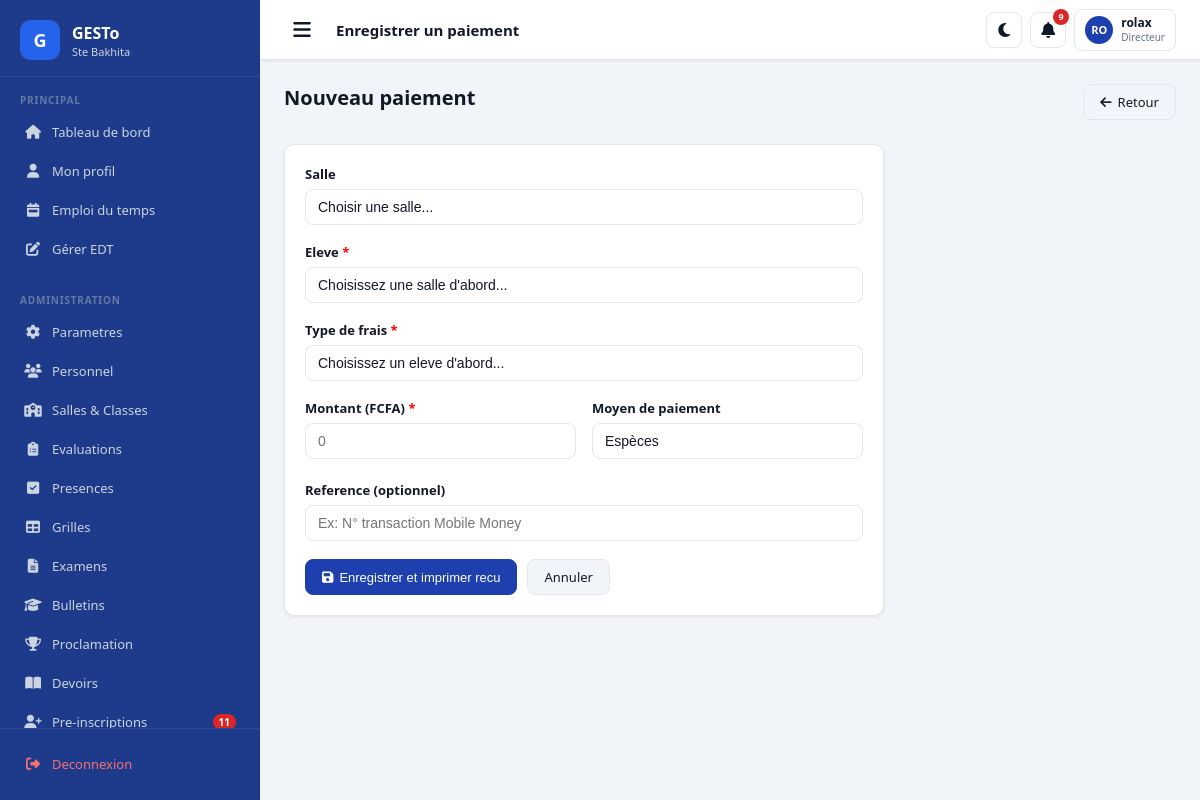
The app's page /finance/paiements/nouveau/ (signed in) with its own data.
### apps/authentication/models.py (models this page shows, shortened)
class CustomUser(AbstractUser):
    ROLES = [
        ('DIRECTEUR', 'Directeur'),
        ('CENSEUR', 'Censeur'),
        ('PROFESSEUR', 'Professeur'),
        ('COMPTABLE', 'Comptable'),
        ('SURVEILLANT', 'Surveillant'),
        ('SECRETAIRE', 'Secrétaire'),
        ('PARENT', 'Parent'),
        ('ELEVE', 'Élève'),
    ]
    role = models.CharField(max_length=20, choices=ROLES, default='ELEVE')
    telephone = models.CharField(max_length=20, blank=True)
    telephone_wa = models.CharField(max_length=20, blank=True,
        help_text="Numéro WhatsApp avec indicatif ex: +22890000000")
    wa_verifie = models.BooleanField(default=False)
    photo = models.ImageField(upload_to='photos/personnel/', null=True, blank=True)
    adresse = models.CharField(max_length=200, blank=True)
    specialite = models.CharField(max_length=100, blank=True)
    date_prise_service = models.DateField(null=True, blank=True)
    preferences_notifications = models.JSONField(default=dict, blank=True)
    created_at = models.DateTimeField(auto_now_add=True)
    class Meta:
        verbose_name = 'Utilisateur'
        verbose_name_plural = 'Utilisateurs'

### apps/finance/views.py (the view)
        def wrapper(request, *args, **kwargs):
            if not request.user.is_authenticated:
                return redirect('login')
            if not (request.user.is_superuser or request.user.role in roles):
                messages.error(request, "Acces refuse.")
                return redirect('dashboard')
            return view_func(request, *args, **kwargs)

### apps/academic/models.py (called while the page is built)
    @classmethod
    def active(cls):
        return cls.objects.filter(est_active=True).first()

    @classmethod
    def active(cls, annee=None):
        qs = cls.objects.filter(est_active=True)
        if annee:
            qs = qs.filter(annee=annee)
        return qs.first()

### apps/core/templatetags/extras.py (called while the page is built)
@register.filter
def initiales(user):
    try:
        f = (user.first_name or '')[:1].upper()
        l = (user.last_name or '')[:1].upper()
        return f"{f}{l}" or user.username[:2].upper()
    except Exception:
        return '??'

### apps/finance/views.py (called while the page is built, shortened)
def role_requis(*roles):
    def decorator(view_func):
        def wrapper(request, *args, **kwargs):
            if not request.user.is_authenticated:
                return redirect('login')
            if not (request.user.is_superuser or request.user.role in roles):
                messages.error(request, "Acces refuse.")
                return redirect('dashboard')
            return view_func(request, *args, **kwargs)
        wrapper.__name__ = view_func.__name__
        return wrapper
    return decorator

@login_required
@role_requis('DIRECTEUR', 'CENSEUR', 'COMPTABLE')
def nouveau_paiement(request):
    annee = AnneeScolaire.active()
    if not annee:
        messages.error(request, "Aucune annee active.")
        return redirect('dashboard_finance')
    salles = SalleClasse.objects.filter(
        annee=annee, est_active=True
    ).order_by('niveau__ordre', 'nom')
    return render(request, 'finance/nouveau_paiement.html', {
        'salles': salles,
        'moyens': Paiement.MOYENS,
        'annee': annee,
    })

### templates/finance/nouveau_paiement.html (shortened to what this page needs)
{% extends 'base.html' %}
{% block page_title %}Enregistrer un paiement{% endblock %}
{% block content %}
<div class="page-header">
  <div><h1>Nouveau paiement</h1></div>
  <a href="{% url 'dashboard_finance' %}" class="btn btn-secondary">
    <i class="fas fa-arrow-left"></i> Retour
  </a>
</div>
<div class="card" style="max-width:600px">
  <div class="card-body">
    <form method="post" id="form-paiement">
      <div class="form-group">
        <label class="form-label">Salle</label>
        <select class="form-control" id="select-salle"
                onchange="chargerEleves()">
          <option value="">Choisir une salle...</option>
        </select>
      </div>
      <div class="form-group">
        <label class="form-label">
          Eleve <span style="color:red">*</span>
        </label>
        <select name="eleve_id" class="form-control" id="select-eleve"
                required onchange="chargerFrais()">
          <option value="">Choisissez une salle d'abord...</option>
        </select>
      </div>
      <div class="form-group">
        <label class="form-label">
          Type de frais <span style="color:red">*</span>
        </label>
        <select name="frais_id" class="form-control" id="select-frais"
                required onchange="remplirMontant()">
          <option value="">Choisissez un eleve d'abord...</option>
        </select>
      </div>
      <div class="grid-2">
        <div class="form-group">
          <label class="form-label">
            Montant (FCFA) <span style="color:red">*</span>
          </label>
          <input type="number" name="montant" class="form-control"
                 id="montant-input" min="1" required
                 placeholder="0">
        </div>
        <div class="form-group">
          <label class="form-label">Moyen de paiement</label>
          <select name="moyen" class="form-control">
            {% for code, label in moyens %}
            <option value="{{ code }}">{{ label }}</option>
            {% endfor %}
          </select>
        </div>
      </div>
      <div class="form-group">
        <label class="form-label">
          Reference (optionnel)
        </label>
        <input type="text" name="reference" class="form-control"
               placeholder="Ex: N° transaction Mobile Money">
      </div>
      <div style="display:flex;gap:10px;margin-top:8px">
        <button type="submit" class="btn btn-primary">
          <i class="fas fa-save"></i> Enregistrer et imprimer recu
        </button>
        <a href="{% url 'dashboard_finance' %}" class="btn btn-secondary">
          Annuler
        </a>
      </div>
    </form>
  </div>
</div>
{% endblock %}

### templates/base.html (shortened to what this page needs)
{% load static %}
{% load extras %}
<!DOCTYPE html>
<html lang="fr" data-theme="light">
<head>
  <link rel="stylesheet" href="{% static 'css/main.css' %}">
  <link rel="stylesheet"
        href="https://cdnjs.cloudflare.com/ajax/libs/font-awesome/6.5.0/css/all.min.css">
</head>
<body data-session-remaining="{{ session_remaining }}">
<div class="layout">
  <aside class="sidebar" id="sidebar">
    <div class="sidebar-logo">
      <div class="logo-icon">G</div>
      <div class="logo-text">
        <h1>GESTo</h1>
        <p>Ste Bakhita</p>
      </div>
    </div>
    <div style="flex:1;overflow-y:auto">
      <div class="sidebar-section">
        <div class="sidebar-section-label">Principal</div>
        <a href="{% url 'dashboard' %}"
           class="nav-item {% if request.path == '/' %}active{% endif %}">
          <span class="nav-icon"><i class="fas fa-home"></i></span>
          <span>Tableau de bord</span>
        </a>
        <a href="/profil/"
           class="nav-item {% if '/profil/' in request.path %}active{% endif %}">
          <span class="nav-icon"><i class="fas fa-user"></i></span>
          <span>Mon profil</span>
        </a>
        <a href="{% url 'vue_edt' %}"
           class="nav-item {% if '/emploi-du-temps/' in request.path %}active{% endif %}">
          <span class="nav-icon"><i class="fas fa-calendar-week"></i></span>
          <span>Emploi du temps</span>
        </a>
        {% if request.user.role in 'DIRECTEUR CENSEUR' %}
        <a href="{% url 'gestion_edt' %}"
           class="nav-item {% if '/emploi-du-temps/gestion/' in request.path %}active{% endif %}">
          <span class="nav-icon"><i class="fas fa-edit"></i></span>
          <span>Gérer EDT</span>
        </a>
        {% endif %}
      </div>
      {% if request.user.role in 'DIRECTEUR CENSEUR' %}
      <div class="sidebar-section">
        <div class="sidebar-section-label">Administration</div>
        {% if request.user.role == 'DIRECTEUR' or request.user.role == 'CENSEUR' %}
        <a href="{% url 'parametres' %}"
           class="nav-item {% if '/parametres/' in request.path %}active{% endif %}">
          <span class="nav-icon"><i class="fas fa-cog"></i></span>
          <span>Parametres</span>
        </a>
        {% endif %}
        <a href="/personnel/"
           class="nav-item {% if '/personnel/' in request.path %}active{% endif %}">
          <span class="nav-icon"><i class="fas fa-users"></i></span>
          <span>Personnel</span>
        </a>
        <a href="/salles/"
           class="nav-item {% if '/salles/' in request.path %}active{% endif %}">
          <span class="nav-icon"><i class="fas fa-school"></i></span>
          <span>Salles & Classes</span>
        </a>
        <a href="{% url 'liste_evaluations' %}"
           class="nav-item {% if '/notes/' in request.path %}active{% endif %}">
          <span class="nav-icon"><i class="fas fa-clipboard-list"></i></span>
          <span>Evaluations</span>
        </a>
        <a href="{% url 'liste_seances' %}"
           class="nav-item {% if '/presences/' in request.path %}active{% endif %}">
          <span class="nav-icon"><i class="fas fa-check-square"></i></span>
          <span>Presences</span>
        </a>
        <a href="{% url 'liste_grilles' %}"
           class="nav-item {% if '/notes/grilles/' in request.path %}active{% endif %}">
          <span class="nav-icon"><i class="fas fa-table"></i></span>
          <span>Grilles</span>
        </a>
        <a href="{% url 'liste_examens' %}"
           class="nav-item {% if '/notes/examens/' in request.path %}active{% endif %}">
          <span class="nav-icon"><i class="fas fa-file-alt"></i></span>
          <span>Examens</span>
        </a>
        <a href="{% url 'bulletins_salle' %}"
           class="nav-item {% if '/notes/bulletins/' in request.path %}active{% endif %}">
          <span class="nav-icon"><i class="fas fa-graduation-cap"></i></span>
          <span>Bulletins</span>
        </a>
        <a href="{% url 'proclamation' %}"
           class="nav-item {% if '/notes/proclamation/' in request.path %}active{% endif %}">
          <span class="nav-icon"><i class="fas fa-trophy"></i></span>
          <span>Proclamation</span>
        </a>
        <a href="{% url 'liste_devoirs' %}"
           class="nav-item {% if '/devoirs/' in request.path %}active{% endif %}">
          <span class="nav-icon"><i class="fas fa-book-open"></i></span>
          <span>Devoirs</span>
        </a>
        <a href="{% url 'liste_preinscriptions' %}"
           class="nav-item {% if '/inscription/admin/' in request.path %}active{% endif %}">
          <span class="nav-icon"><i class="fas fa-user-plus"></i></span>
          <span>Pre-inscriptions</span>
          {% if nb_preinscriptions_attente > 0 %}
          <span class="nav-badge">{{ nb_preinscriptions_attente }}</span>
          {% endif %}
        </a>
      </div>
      {% endif %}
    </div>
    <div class="sidebar-footer">
      <a href="/logout/" class="nav-item" style="color:#F87171">
        <span class="nav-icon"><i class="fas fa-sign-out-alt"></i></span>
        <span>Deconnexion</span>
      </a>
    </div>
  </aside>
  <div class="main-content">
    <nav class="navbar-top">
      <button class="navbar-toggle" onclick="toggleSidebar()">
        <i class="fas fa-bars"></i>
      </button>
      <span class="navbar-title">{% block page_title %}Tableau de bord{% endblock %}</span>
      <div class="navbar-actions">
        <button class="navbar-btn" id="theme-toggle"
                onclick="toggleTheme()" title="Mode sombre/clair">
          <i class="fas fa-moon"></i>
        </button>
        <a href="/messagerie/notifications/" class="navbar-btn"
           title="Notifications">
          <i class="fas fa-bell"></i>
          {% if nb_notifs > 0 %}
          <span class="notif-badge">{{ nb_notifs }}</span>
          {% endif %}
        </a>
        <a href="/profil/" class="user-menu">
          <div class="user-avatar">
            {{ request.user|initiales }}
          </div>
          <div class="user-info">
            <div class="user-name">{{ request.user.get_full_name|default:request.user.username|truncatechars:16 }}</div>
            <div class="user-role">{{ request.user.get_role_display }}</div>
          </div>
        </a>
      </div>
    </nav>
    <div class="page-body">
      {% block content %}{% endblock %}
    </div>
  </div>
</div>
</body>
</html>

### records on screen
CustomUser: user|initiales "RO", user.get_full_name "rolax", user.role "Directeur"

### other values on screen
{{ nb_preinscriptions_attente }} "11"
{{ nb_notifs }} "9"
form field moyen "Espèces"
